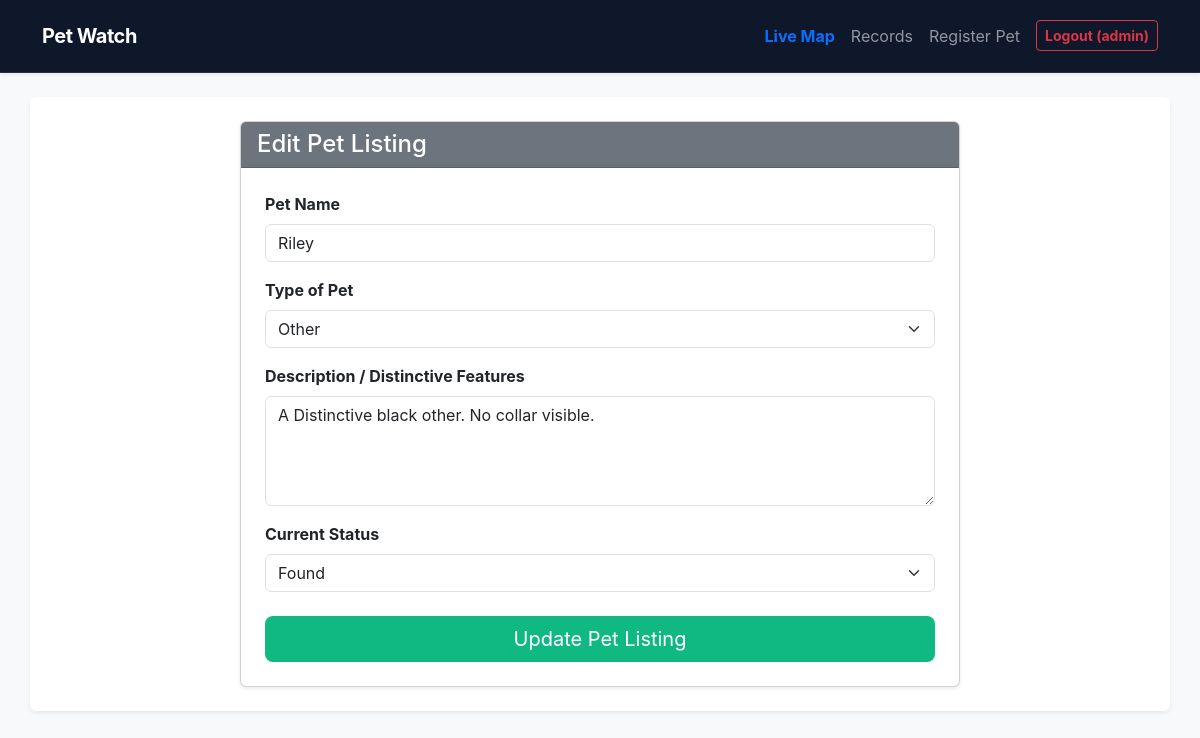
Page /index.php?controller=pet&action=edit&id=1083 (signed in) on the committed database.
### tables this page shows
CREATE TABLE pets (
            id INTEGER PRIMARY KEY AUTOINCREMENT, owner_id INTEGER NOT NULL, name TEXT NOT NULL, type TEXT NOT NULL, description TEXT, status TEXT DEFAULT 'missing', FOREIGN KEY (owner_id) REFERENCES users(id));

### controllers/PetController.php (called while the page is built, shortened)
<?php
require_once 'models/Pet.php';
class PetController {
    public function edit() {
        $id = $_GET['id']; $pet = Pet::getById($id);
        require_once 'views/pets/edit.phtml';
    }
}

### models/Pet.php (called while the page is built, shortened)
<?php
class Pet {
    public static function getById($id) {
        $db = Database::connect();
        $stmt = $db->prepare("SELECT * FROM pets WHERE id = :id");
        $stmt->execute([':id' => $id]);
        return $stmt->fetch();
    }
}

### views/pets/edit.phtml (the view, shortened to what this page needs)
<?php require_once 'views/templates/header.phtml'; ?>
<div class="row justify-content-center">
    <div class="col-md-8">
        <div class="card shadow-sm">
            <div class="card-header bg-secondary text-white">
                <h4 class="mb-0">Edit Pet Listing</h4>
            </div>
            <div class="card-body p-4">
                <form action="index.php?controller=pet&action=edit&id=<?= $pet['id'] ?>" method="POST">
                    <div class="mb-3">
                        <label class="form-label fw-bold">Pet Name</label>
                        <input type="text" class="form-control" name="name" value="<?= htmlspecialchars($pet['name']) ?>" required>
                    </div>
                    <div class="mb-3">
                        <label class="form-label fw-bold">Type of Pet</label>
                        <select class="form-select" name="type" required>
                            <option value="Other" <?= $pet['type'] == 'Other' ? 'selected' : '' ?>>Other</option>
                        </select>
                    </div>
                    <div class="mb-3">
                        <label class="form-label fw-bold">Description / Distinctive Features</label>
                        <textarea class="form-control" name="description" rows="4" required><?= htmlspecialchars($pet['description']) ?></textarea>
                    </div>
                    <div class="mb-4">
                        <label class="form-label fw-bold">Current Status</label>
                        <select class="form-select" name="status">
                            <option value="found" <?= $pet['status'] == 'found' ? 'selected' : '' ?>>Found</option>
                        </select>
                    </div>
                    <button type="submit" class="btn btn-success btn-lg w-100">Update Pet Listing</button>
                </form>
            </div>
        </div>
    </div>
</div>
<?php require_once 'views/templates/footer.phtml'; ?>

### css/style.css (style rules this page uses)
body { font-family: 'Inter', system-ui, -apple-system, sans-serif; background-color: var(--light); color: var(--dark); line-height: 1.5; }
.btn-success { background-color: var(--success); border: none; }

### rows in the picture
pets: name "Riley", type "Other", description "A Distinctive black other. No collar visible.", status "Found"

### other values in the picture
$_SESSION['username'] "admin"
